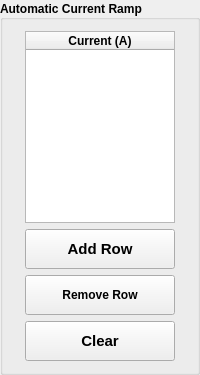
             <widget class="QGroupBox" name="groupBox">
              <property name="sizePolicy">
               <sizepolicy hsizetype="Minimum" vsizetype="Preferred">
                <horstretch>0</horstretch>
                <verstretch>0</verstretch>
               </sizepolicy>
              </property>
              <property name="font">
               <font>
                <weight>75</weight>
                <bold>true</bold>
               </font>
              </property>
              <property name="title">
               <string>Automatic Current Ramp</string>
              </property>
              <property name="alignment">
               <set>Qt::AlignLeading|Qt::AlignLeft|Qt::AlignVCenter</set>
              </property>
              <layout class="QGridLayout" name="gridLayout_17">
               <item row="0" column="0">
                <layout class="QHBoxLayout" name="horizontalLayout_7">
                 <item>
                  <spacer name="horizontalSpacer_9">
                   <property name="orientation">
                    <enum>Qt::Horizontal</enum>
                   </property>
                   <property name="sizeHint" stdset="0">
                    <size>
                     <width>10</width>
                     <height>20</height>
                    </size>
                   </property>
                  </spacer>
                 </item>
                 <item>
                  <layout class="QVBoxLayout" name="verticalLayout_6">
                   <item>
                    <widget class="QTableWidget" name="tbl_currents">
                     <property name="sizePolicy">
                      <sizepolicy hsizetype="Minimum" vsizetype="Expanding">
                       <horstretch>0</horstretch>
                       <verstretch>0</verstretch>
                      </sizepolicy>
                     </property>
                     <property name="minimumSize">
                      <size>
                       <width>150</width>
                       <height>0</height>
                      </size>
                     </property>
                     <property name="maximumSize">
                      <size>
                       <width>130</width>
                       <height>16777215</height>
                      </size>
                     </property>
                     <property name="font">
                      <font>
                       <weight>50</weight>
                       <bold>false</bold>
                      </font>
                     </property>
                     <property name="layoutDirection">
                      <enum>Qt::LeftToRight</enum>
                     </property>
                     <property name="rowCount">
                      <number>0</number>
                     </property>
                     <attribute name="horizontalHeaderStretchLastSection">
                      <bool>true</bool>
                     </attribute>
                     <attribute name="verticalHeaderDefaultSectionSize">
                      <number>30</number>
                     </attribute>
                     <attribute name="verticalHeaderMinimumSectionSize">
                      <number>22</number>
                     </attribute>
                     <column>
                      <property name="text">
                       <string>Current (A)</string>
                      </property>
                      <property name="font">
                       <font>
                        <weight>75</weight>
                        <italic>false</italic>
                        <bold>true</bold>
                       </font>
                      </property>
                      <property name="textAlignment">
                       <set>AlignCenter</set>
                      </property>
                     </column>
                    </widget>
                   </item>
                   <item>
                    <widget class="QPushButton" name="pb_add_row">
                     <property name="minimumSize">
                      <size>
                       <width>0</width>
                       <height>40</height>
                      </size>
                     </property>
                     <property name="font">
                      <font>
                       <pointsize>11</pointsize>
                      </font>
                     </property>
                     <property name="text">
                      <string>Add Row</string>
                     </property>
                     <property name="icon">
                      <iconset>
                       <normaloff>../../resources/img/plus.svg</normaloff>../../resources/img/plus.svg</iconset>
                     </property>
                     <property name="iconSize">
                      <size>
                       <width>24</width>
                       <height>24</height>
                      </size>
                     </property>
                    </widget>
                   </item>
                   <item>
                    <widget class="QPushButton" name="pb_remove_row">
                     <property name="minimumSize">
                      <size>
                       <width>0</width>
                       <height>40</height>
                      </size>
                     </property>
                     <property name="text">
                      <string>Remove Row</string>
                     </property>
                     <property name="icon">
                      <iconset>
                       <normaloff>../../resources/img/minus.svg</normaloff>../../resources/img/minus.svg</iconset>
                     </property>
                     <property name="iconSize">
                      <size>
                       <width>24</width>
                       <height>24</height>
                      </size>
                     </property>
                    </widget>
                   </item>
                   <item>
                    <widget class="QPushButton" name="pb_clear_table">
                     <property name="minimumSize">
                      <size>
                       <width>0</width>
                       <height>40</height>
                      </size>
                     </property>
                     <property name="font">
                      <font>
                       <pointsize>11</pointsize>
                      </font>
                     </property>
                     <property name="text">
                      <string>Clear</string>
                     </property>
                     <property name="icon">
                      <iconset>
                       <normaloff>../../resources/img/clear.svg</normaloff>../../resources/img/clear.svg</iconset>
                     </property>
                     <property name="iconSize">
                      <size>
                       <width>24</width>
                       <height>24</height>
                      </size>
                     </property>
                    </widget>
                   </item>
                  </layout>
                 </item>
                 <item>
                  <spacer name="horizontalSpacer_10">
                   <property name="orientation">
                    <enum>Qt::Horizontal</enum>
                   </property>
                   <property name="sizeHint" stdset="0">
                    <size>
                     <width>10</width>
                     <height>20</height>
                    </size>
                   </property>
                  </spacer>
                 </item>
                </layout>
               </item>
              </layout>
             </widget>
